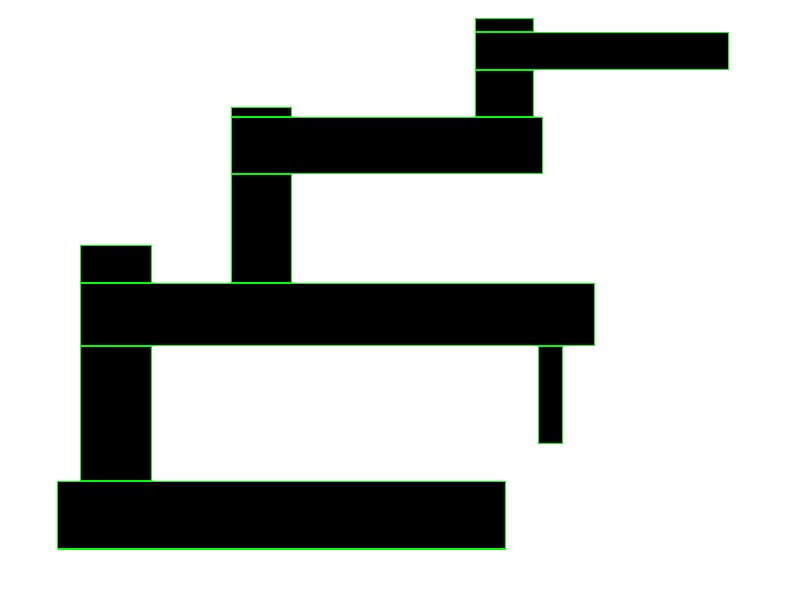
//> input picture deneme.jpg, 800 x 600 px
$ ./main   (built with g++ and OpenCV 4)
//> lines starting //> are read from the running program, lines starting //| are printed output that depends on the picture
#include<opencv2/highgui.hpp>
#include<opencv2/imgproc/imgproc.hpp>
#include <iostream>
#include "../include/rectangles_interface.hpp"
#include "../include/xml_interface.hpp"
#include "../include/world_interface.hpp"
#include "../tinyxml2.h"


//using namespace cv;

// [41 lines left out: function gauss, not called in this run]

int main(){
// [7 lines of commented-out code are left out]
    cv::Mat image;
    cv::Mat binary_image;
    image = cv::imread("../deneme.jpg");
//> image is the input picture: 600 rows x 800 cols, CV_8UC3; mean B, G, R 193.6, 195.8, 193.6

    flip(image,image,0);
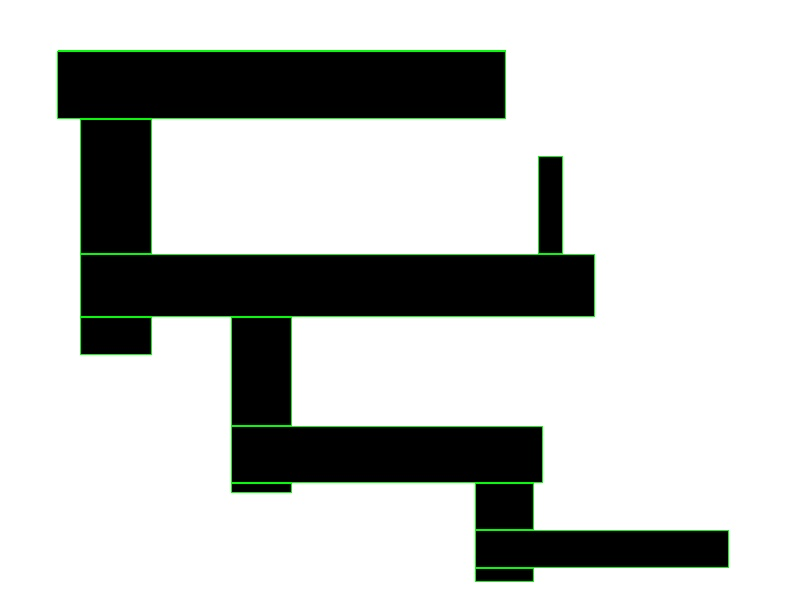
//> image: 600 rows x 800 cols, CV_8UC3; mean B, G, R 193.6, 195.8, 193.6
    int rows = image.rows;
//> rows = 600
    int cols = image.cols;
//> cols = 800

    threshold(image,binary_image,100,255,CV_THRESH_BINARY);
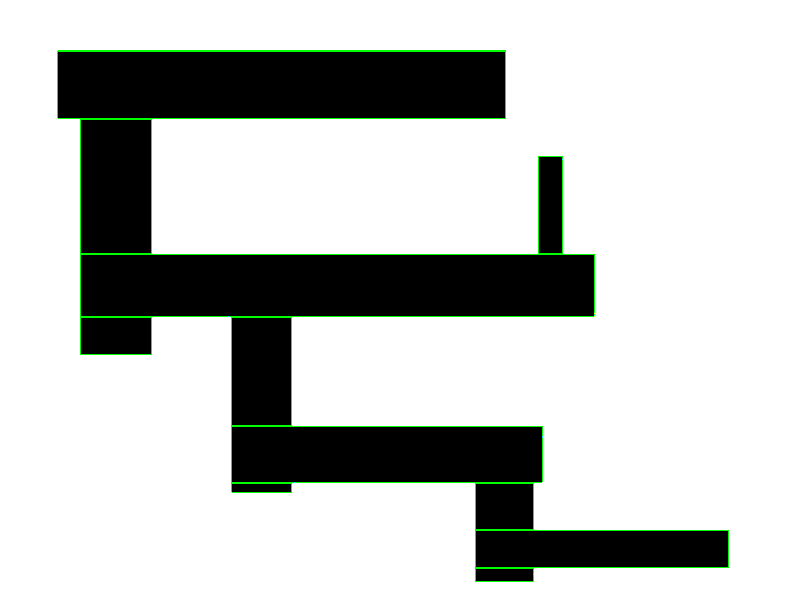
//> binary_image: 600 rows x 800 cols, CV_8UC3; mean B, G, R 193, 196, 193

    double scale;
    std::cout<<"Enter the scale between the image and simulation world scale(meter per pixel)"<<std::endl;
    std::cin>>scale;
//> the answer given: 2

//> (the run ends here: the program needs code that is not available in this run, at `int **ptr_to_rect=generate_borders(binary_image);`)
